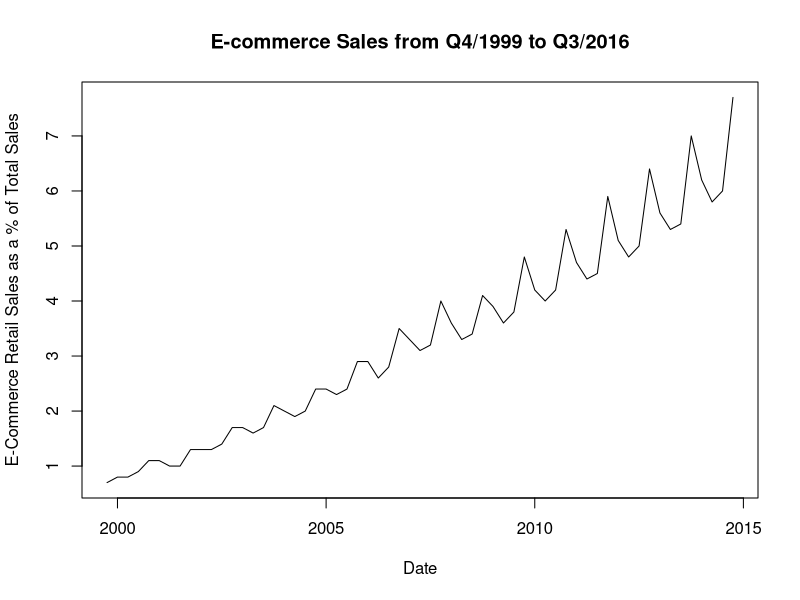

Source code (R): (Note: this script raises an error after producing the figure.)
## ---- chunk 1
knitr::opts_chunk$set(echo = TRUE)
## ---- chunk 2
# loading the data and making the train-test split
ecom = read.csv(file = "ECOMPCTNSA.csv")
ts_ecom = ts(ecom$ECOMPCTNSA, start = c(1999, 4), frequency = 4)
ts_ecom_train = ts(ts_ecom[time(ts_ecom) < 2015], start = c(1999, 4), freq = 4)
ts_ecom_test = ts(ts_ecom[time(ts_ecom) >= 2015], start = c(2015, 1), freq = 4)
head(ts_ecom_train, 13)

#check for missing values
sum(is.na(ts_ecom_train))

#summarize the series
summary(ts_ecom_train)

#visualize the series
plot(ts_ecom_train, xlab = 'Date', ylab = 'E-Commerce Retail Sales as a % of Total Sales', main = 'E-commerce Sales from Q4/1999 to Q3/2016')
lines(ma(ts_ecom_train, order = 4, centre = T), col = 'green')
## ---- chunk 3
par(mfrow=c(1,2))
acf(ts_ecom_train)
pacf(ts_ecom_train)
## ---- chunk 4
par(mfrow=c(2,2))
plot(diff(ts_ecom_train, lag = 1))
plot(diff(ts_ecom_train, lag = 4))
plot(diff(diff(ts_ecom_train, lag = 4),lag=1))
## ---- chunk 5
log_ts_ecom_train = log(ts_ecom_train)
log_ts_ecom_test = log(ts_ecom_test)

plot(diff(log_ts_ecom_train, lag = 1))
plot(diff(log_ts_ecom_train, lag = 4))
plot(decompose(log_ts_ecom_train))
## ---- chunk 6
log_model_auto <- auto.arima(ts_ecom_train, ic = 'aicc', lambda = 0)
model_auto <- auto.arima(ts_ecom_train, ic = 'aicc')

log_model_auto
model_auto
## ---- chunk 7
manual_model_raw <- Arima(ts_ecom_train, order=c(1,1,1), seasonal=c(1,1,1))
manual_model_log <- Arima(ts_ecom_train, order = c(0,1,4), seasonal=c(0,0,0), lambda=0)
## ---- chunk 8
log_mod_auto_sw <- shapiro.test(log_model_auto $resid)
log_mod_auto_box <-Box.test(log_model_auto $resid, type = "Ljung-Box")

mod_auto_sw <-shapiro.test(model_auto $resid)
mod_auto_box <-Box.test(model_auto $resid, type = "Ljung-Box")

man_mod_raw_sw <-shapiro.test(manual_model_raw $resid)
man_mod_raw_box <-Box.test(manual_model_raw $resid, type = "Ljung-Box")

log_man_mod_sw <-shapiro.test(manual_model_log $resid)
log_man_mod_box <-Box.test(manual_model_log $resid, type = "Ljung-Box")

TestResults <- data.frame(cbind(rbind(log_mod_auto_sw$p.value,mod_auto_sw$p.value,man_mod_raw_sw$p.value,log_man_mod_sw$p.value),rbind(log_mod_auto_box$p.value,mod_auto_box$p.value,man_mod_raw_box$p.value,log_man_mod_box$p.value)))

colnames(TestResults) <- c('Shapiro-Wilk', 'Box-Ljung')
rownames(TestResults) <- c('Log, Auto','Raw, Auto','Log, Manual', 'Raw, Manual')

TestResults
## ---- chunk 9
calculate_rmse <- function(fcast, test){
  rmse <- sqrt(mean((fcast - test)^2))
}

par(mfrow=c(2,2))
forecast_log_auto <- forecast(log_model_auto, h = 8, lambda=0)
plot(forecast_log_auto)
lines(ts_ecom_test, col='red')

forecast_auto <- forecast(model_auto, h = 8)
plot(forecast_auto)
lines(ts_ecom_test, col='red')

forecast_log_man <- forecast(manual_model_raw, h = 8)
plot(forecast_log_man)
lines(ts_ecom_test, col='red')

forecast_man <- forecast(manual_model_log, h = 8, lambda=0)
plot(forecast_man)
lines(ts_ecom_test, col='red')

forecast_df <- data.frame(cbind(forecast_log_auto$mean, forecast_auto$mean, forecast_log_man$mean, forecast_man$mean, ts_ecom_test))

print(calculate_rmse(forecast_df$forecast_log_auto.mean, forecast_df$ts_ecom_test))
print(calculate_rmse(forecast_df$forecast_auto.mean, forecast_df$ts_ecom_test))
print(calculate_rmse(forecast_df$forecast_log_man.mean, forecast_df$ts_ecom_test))
print(calculate_rmse(forecast_df$forecast_man.mean, forecast_df$ts_ecom_test))
## ---- chunk 10
model_auto_all <- auto.arima(ts_ecom, ic = 'aicc')
plot(forecast(model_auto_all,h = 4))
